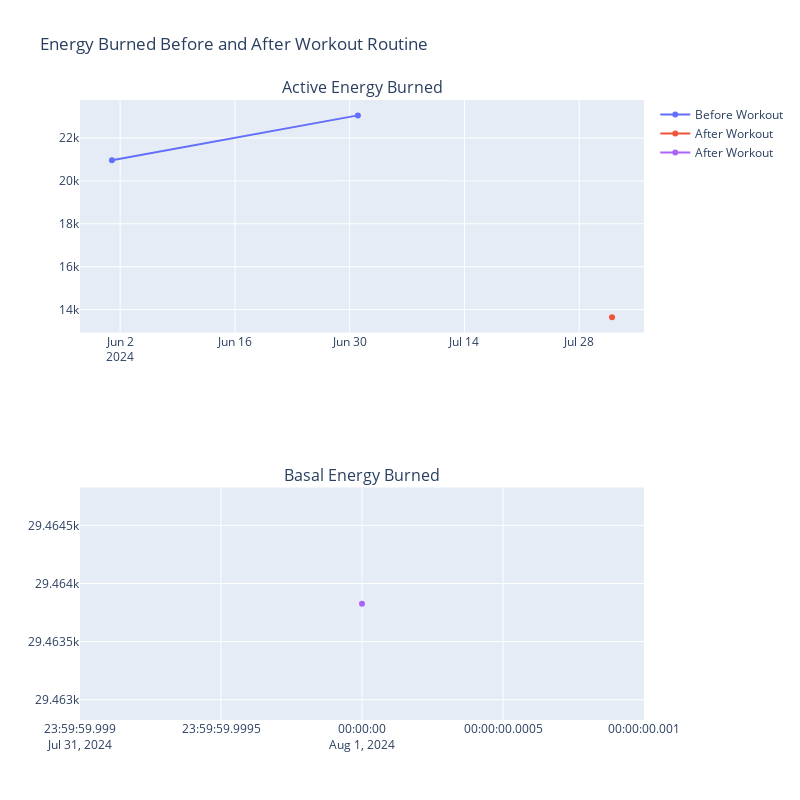

Notebook source saved alongside this figure:
### Code cell
tennis_workout_df = workout_routine_df.loc[(workout_routine_df['workoutActivityType'].str.contains('Running'))]

fig = make_subplots(rows=2, cols=1, subplot_titles=("Active Energy Burned", "Basal Energy Burned"))
fig.add_trace(go.Scatter(x=record_data_df_ActiveEnergyBurned_before_workout['Date'], y=record_data_df_ActiveEnergyBurned_before_workout['ActiveEnergyBurned'], mode='lines+markers', name='Before Workout'), row=1, col=1)
fig.add_trace(go.Scatter(x=record_data_df_ActiveEnergyBurned_after_workout['Date'], y=record_data_df_ActiveEnergyBurned_after_workout['ActiveEnergyBurned'], mode='lines+markers', name='After Workout'), row=1, col=1)

fig.add_trace(go.Scatter(x=record_data_df_BasalEnergyBurned_before_workout['Date'], y=record_data_df_BasalEnergyBurned_before_workout['BasalEnergyBurned'], mode='lines+markers', name='Before Workout'), row=2, col=1)
fig.add_trace(go.Scatter(x=record_data_df_BasalEnergyBurned_after_workout['Date'], y=record_data_df_BasalEnergyBurned_after_workout['BasalEnergyBurned'], mode='lines+markers', name='After Workout'), row=2, col=1)

fig.update_layout(height=800, width=800, title_text="Energy Burned Before and After Workout Routine")
fig.show()

### Figure 1 — Plotly figure (JSON) as saved in the notebook; plotly's stock layout.template omitted (floating-point values rounded to 4 significant figures)
{"data": [{"mode": "lines+markers", "name": "Before Workout", "type": "scatter", "x": ["2024-06", "2024-07"], "xaxis": "x", "y": [20960.0, 23050.0], "yaxis": "y"}, {"mode": "lines+markers", "name": "After Workout", "type": "scatter", "x": ["2024-08"], "xaxis": "x", "y": [13650.0], "yaxis": "y"}, {"mode": "lines+markers", "name": "Before Workout", "type": "scatter", "x": [], "xaxis": "x2", "y": [], "yaxis": "y2"}, {"mode": "lines+markers", "name": "After Workout", "type": "scatter", "x": ["2024-08"], "xaxis": "x2", "y": [29460.0], "yaxis": "y2"}], "layout": {"annotations": [{"font": {"size": 16}, "showarrow": false, "text": "Active Energy Burned", "x": 0.5, "xanchor": "center", "xref": "paper", "y": 1, "yanchor": "bottom", "yref": "paper"}, {"font": {"size": 16}, "showarrow": false, "text": "Basal Energy Burned", "x": 0.5, "xanchor": "center", "xref": "paper", "y": 0.375, "yanchor": "bottom", "yref": "paper"}], "height": 800, "title": {"text": "Energy Burned Before and After Workout Routine"}, "width": 800, "xaxis": {"anchor": "y", "domain": [0, 1]}, "xaxis2": {"anchor": "y2", "domain": [0, 1]}, "yaxis": {"anchor": "x", "domain": [0.625, 1]}, "yaxis2": {"anchor": "x2", "domain": [0, 0.375]}}}
